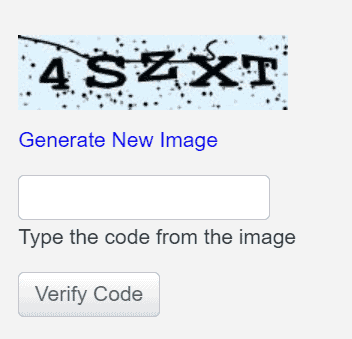
#> input picture captcha.png, 352 x 339 px
$ python main.py
#> lines starting #> are read from the running program, lines starting #| are printed output that depends on the picture; after the words box and inside, x2 and y2 are one past the last pixel; in counts of white or black regions, pixels touching at a corner belong together
import cv2
import pytesseract
from enum import Enum

pytesseract.pytesseract.tesseract_cmd = r"/opt/homebrew/bin/tesseract"


class Mode(Enum):
    THRESH = 1
    OPENING = 2
    INVERT = 3


def prepareImage(path):
#> called with path = 'captcha.png'
    image = cv2.imread(path)
#> image is the input picture: shape (339, 352, 3); mean B, G, R 233.9, 230.9, 228.3
    gray_scale = cv2.cvtColor(image, cv2.COLOR_BGR2GRAY)
    blur = cv2.GaussianBlur(gray_scale, (3, 3), 0)
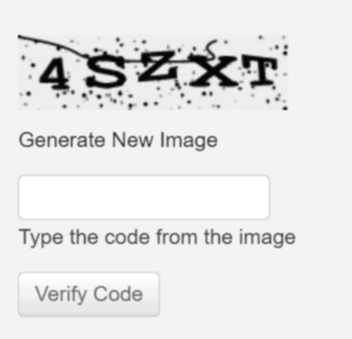
#> blur: shape (339, 352); min 5, max 255, mean 230.5
    return cv2.threshold(blur, 0, 255, cv2.THRESH_BINARY_INV + cv2.THRESH_OTSU)[1]
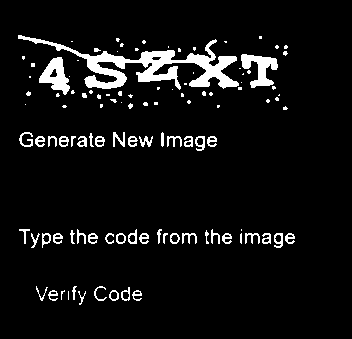
#> returned value: shape (339, 352); 6.5% white; 109 white regions (56 under 20 px), largest, box (x1, y1, x2, y2) and area: (18, 35, 239, 90) 3284, (241, 54, 278, 88) 628, (39, 57, 70, 95) 609


def transformToText(
    path: str,
    language=None,
    show_result_image: bool = False,
    mode: Mode = Mode.THRESH,
    psm: int = 6,
):
    image = cv2.imread(path)
    gray_scale = cv2.cvtColor(image, cv2.COLOR_BGR2GRAY)
    blur = cv2.GaussianBlur(gray_scale, (3, 3), 0)
    output = cv2.threshold(blur, 0, 255, cv2.THRESH_BINARY_INV + cv2.THRESH_OTSU)[1]

    # Morph open to remove noise and invert image
    if mode is Mode.OPENING:
        kernel = cv2.getStructuringElement(cv2.MORPH_RECT, (3, 3))
        output = cv2.morphologyEx(output, cv2.MORPH_OPEN, kernel, iterations=1)
    elif mode is Mode.INVERT:
        kernel = cv2.getStructuringElement(cv2.MORPH_RECT, (3, 3))
        opening = cv2.morphologyEx(output, cv2.MORPH_OPEN, kernel, iterations=1)
        output = 255 - opening

    if show_result_image:
        # Show the result
        cv2.imshow("Transformed text image (output)", output)
        cv2.waitKey()
        cv2.destroyAllWindows()

    # Text extraction
    return pytesseract.image_to_string(output, lang=language, config=f"--psm {psm}")


def preprocessing(img):
    # converted_img = cv2.medianBlur(img, 3)
    # converted_img = cv2.threshold(cv2.GaussianBlur(img, (5, 5),0), 0, 255, cv2.THRESH_BINARY + cv2.THRESH_OTSU)[1]
    # converted_img = cv2.threshold(cv2.bilateralFilter(img, 5, 75, 75), 0, 255, cv2.THRESH_BINARY + cv2.THRESH_OTSU)[1]
    converted_img = cv2.threshold(cv2.medianBlur(img, 3), 0, 255, cv2.THRESH_BINARY + cv2.THRESH_OTSU)[1]
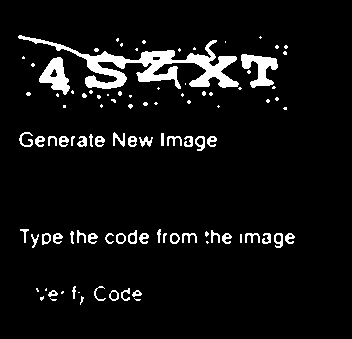
#> converted_img: shape (339, 352); 6.3% white; 99 white regions (53 under 20 px), largest, box (x1, y1, x2, y2) and area: (18, 35, 239, 89) 3280, (241, 54, 278, 88) 632, (39, 57, 70, 95) 611
    # converted_img = cv2.adaptiveThreshold(cv2.GaussianBlur(img,(5, 5), 0), 255, cv2.ADAPTIVE_THRESH_GAUSSIAN_C, cv2.THRESH_BINARY, 31, 2)
    # converted_img = cv2.adaptiveThreshold(cv2.bilateralFilter(img, 9, 75, 75), 255, cv2.ADAPTIVE_THRESH_GAUSSIAN_C, cv2.THRESH_BINARY, 31, 2)
    # converted_img = cv2.adaptiveThreshold(cv2.medianBlur(img,3), 255, cv2.ADAPTIVE_THRESH_GAUSSIAN_C, cv2.THRESH_BINARY, 31, 2)
    return converted_img


if __name__ == "__main__":
    # captcha = transformToText("captcha.png", language="eng", show_result_image=True)
    # print(captcha)
    captcha_img = prepareImage("captcha.png")
    preprocessed_captcha = preprocessing(captcha_img)
    cv2.imshow("Captcha", captcha_img)
    cv2.waitKey()
    cv2.imshow("Captcha preprocessed", preprocessed_captcha)
    cv2.waitKey()

$ run again, with asd.png copied over captcha.png
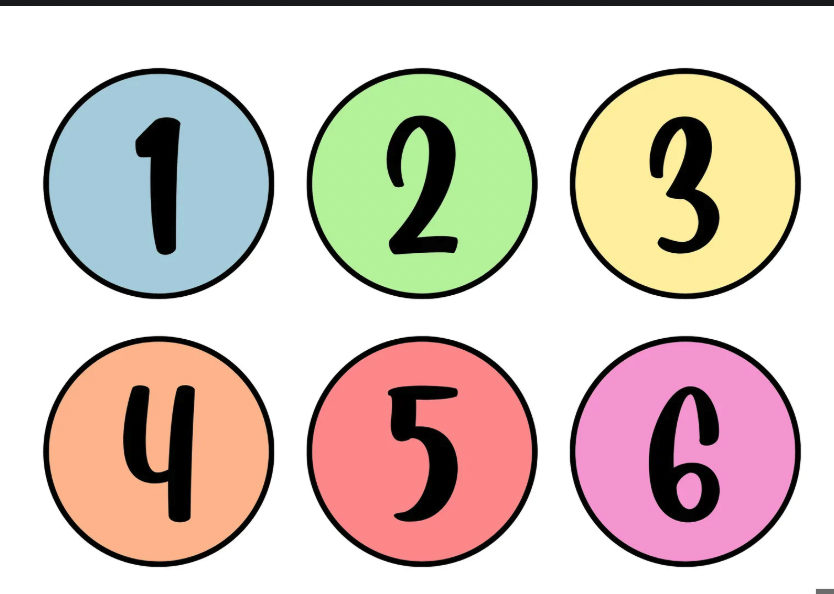
#> input picture asd.png, 834 x 594 px
#> in prepareImage, image is the input picture: shape (594, 834, 3); mean B, G, R 191.3, 200.1, 213.3
#> in prepareImage, `gray_scale = cv2.cvtColor(image, cv2.COLOR_BGR2GRAY)`:
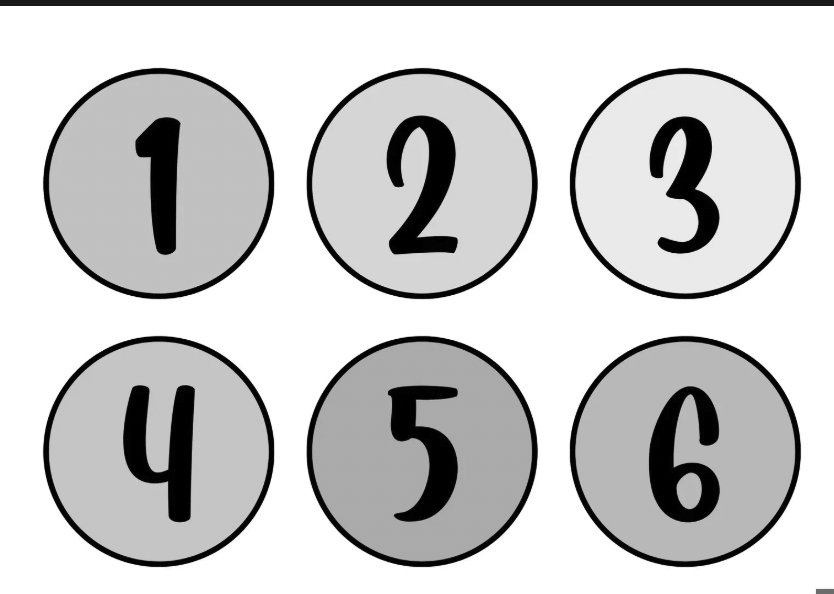
#> gray_scale: shape (594, 834); min 0, max 255, mean 203.1
#> in prepareImage, `return cv2.threshold(blur, 0, 255, cv2.THRESH_BINARY_INV + cv2.THRESH_..`:
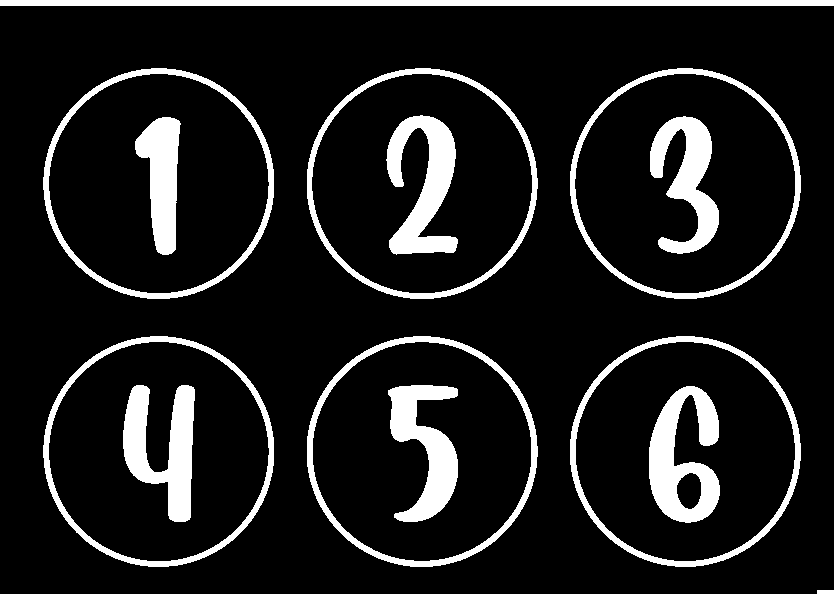
#> returned value: shape (594, 834); 12% white; 14 white regions, largest, box (x1, y1, x2, y2) and area: (649, 386, 720, 523) 5460, (386, 115, 458, 255) 5289, (123, 385, 195, 522) 5265
#> converted_img: shape (594, 834); 12% white; 14 white regions, largest, box (x1, y1, x2, y2) and area: (649, 386, 720, 523) 5462, (386, 115, 458, 254) 5289, (123, 385, 195, 522) 5263
